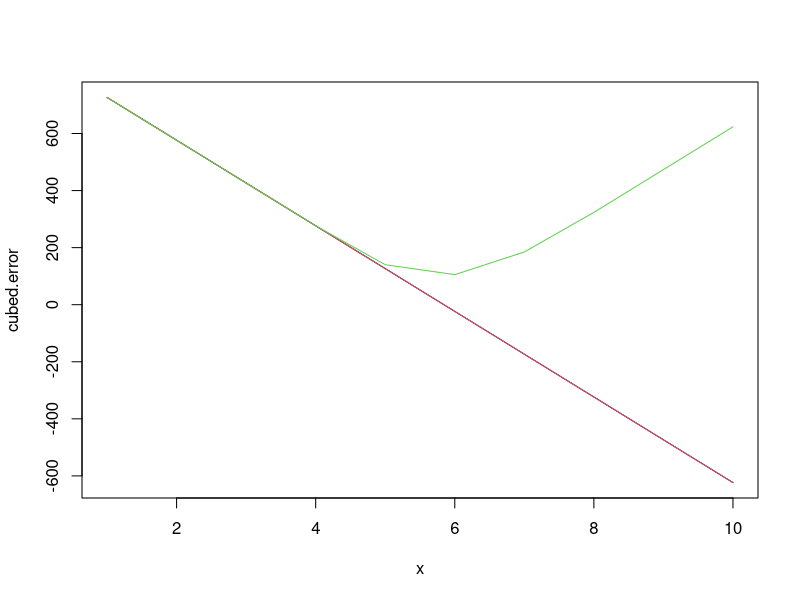

This chart was generated by the following R code:
x <- 1:10

abs.error <- sapply(x, function(i){sum(abs(iris$Sepal.Length - i))})
squared.error <- sapply(x, function(i){sum((iris$Sepal.Length - i))})
cubed.error <- sapply(x, function(i){sum((iris$Sepal.Length - i))})

plot(cubed.error ~ x, type = 'l')
lines(squared.error ~ x, col = 2)
lines(abs.error ~ x, col = 3)

print(x[order(abs(abs.error))[1]])
print(x[order(abs(squared.error))[1]])
print(x[order(abs(cubed.error))[1]])
